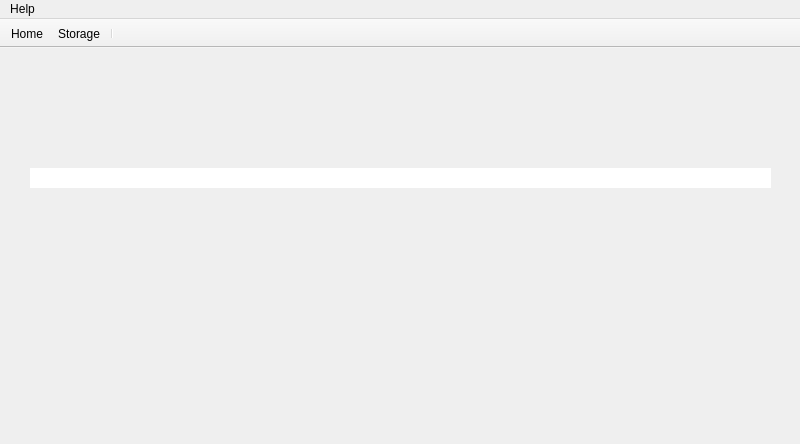
<?xml version="1.0" encoding="UTF-8"?>
<ui version="4.0">
 <class>MainWindow</class>
 <widget class="QMainWindow" name="MainWindow">
  <property name="geometry">
   <rect>
    <x>0</x>
    <y>0</y>
    <width>800</width>
    <height>444</height>
   </rect>
  </property>
  <property name="minimumSize">
   <size>
    <width>0</width>
    <height>0</height>
   </size>
  </property>
  <property name="sizeIncrement">
   <size>
    <width>0</width>
    <height>0</height>
   </size>
  </property>
  <property name="cursor">
   <cursorShape>ArrowCursor</cursorShape>
  </property>
  <property name="windowTitle">
   <string>MainWindow</string>
  </property>
  <widget class="QWidget" name="centralwidget">
   <widget class="QWidget" name="gridLayoutWidget">
    <property name="geometry">
     <rect>
      <x>30</x>
      <y>10</y>
      <width>741</width>
      <height>241</height>
     </rect>
    </property>
    <layout class="QGridLayout" name="gridLayout">
     <item row="0" column="1">
      <widget class="QLineEdit" name="PC_NAME">
       <property name="frame">
        <bool>false</bool>
       </property>
       <property name="readOnly">
        <bool>true</bool>
       </property>
      </widget>
     </item>
    </layout>
   </widget>
  </widget>
  <widget class="QMenuBar" name="menubar">
   <property name="geometry">
    <rect>
     <x>0</x>
     <y>0</y>
     <width>800</width>
     <height>22</height>
    </rect>
   </property>
   <widget class="QMenu" name="menuFile">
    <property name="title">
     <string>Help</string>
    </property>
   </widget>
   <addaction name="menuFile"/>
  </widget>
  <widget class="QToolBar" name="toolBar">
   <property name="sizePolicy">
    <sizepolicy hsizetype="Preferred" vsizetype="Fixed">
     <horstretch>0</horstretch>
     <verstretch>0</verstretch>
    </sizepolicy>
   </property>
   <property name="sizeIncrement">
    <size>
     <width>0</width>
     <height>0</height>
    </size>
   </property>
   <property name="windowTitle">
    <string>toolBar</string>
   </property>
   <property name="movable">
    <bool>false</bool>
   </property>
   <attribute name="toolBarArea">
    <enum>TopToolBarArea</enum>
   </attribute>
   <attribute name="toolBarBreak">
    <bool>false</bool>
   </attribute>
   <addaction name="actionHome"/>
   <addaction name="actionStorage"/>
   <addaction name="separator"/>
  </widget>
  <action name="actionHome">
   <property name="icon">
    <iconset theme="asd">
     <normaloff>../../Downloads/icons8-home-page-32.png</normaloff>../../Downloads/icons8-home-page-32.png</iconset>
   </property>
   <property name="text">
    <string>Home</string>
   </property>
   <property name="toolTip">
    <string>Home Button</string>
   </property>
   <property name="visible">
    <bool>true</bool>
   </property>
  </action>
  <action name="actionStorage">
   <property name="icon">
    <iconset>
     <normaloff>../../Downloads/icons8-storage-32.png</normaloff>../../Downloads/icons8-storage-32.png</iconset>
   </property>
   <property name="text">
    <string>Storage</string>
   </property>
   <property name="toolTip">
    <string>Storage Info</string>
   </property>
  </action>
 </widget>
 <tabstops>
  <tabstop>PC_NAME</tabstop>
 </tabstops>
 <resources/>
 <connections/>
</ui>
